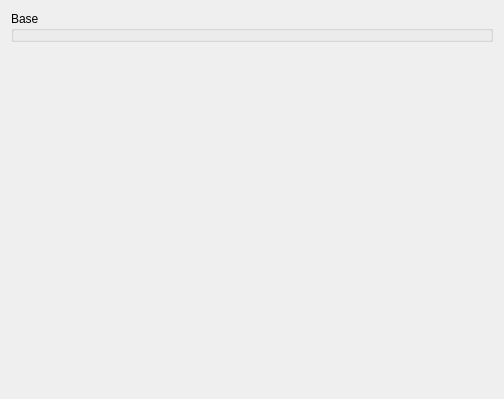
<?xml version="1.0" encoding="UTF-8"?>
<ui version="4.0">
 <class>noraSSDRWidget</class>
 <widget class="QDialog" name="noraSSDRWidget">
  <property name="geometry">
   <rect>
    <x>0</x>
    <y>0</y>
    <width>504</width>
    <height>399</height>
   </rect>
  </property>
  <property name="windowTitle">
   <string>Dialog</string>
  </property>
  <layout class="QVBoxLayout" name="verticalLayout">
   <item>
    <widget class="QGroupBox" name="groupBox">
     <property name="title">
      <string>Base</string>
     </property>
     <widget class="QWidget" name="verticalLayoutWidget">
      <property name="geometry">
       <rect>
        <x>10</x>
        <y>20</y>
        <width>461</width>
        <height>51</height>
       </rect>
      </property>
      <layout class="QVBoxLayout" name="targetsVerticalLayout"/>
     </widget>
    </widget>
   </item>
   <item>
    <spacer name="verticalSpacer">
     <property name="orientation">
      <enum>Qt::Vertical</enum>
     </property>
     <property name="sizeHint" stdset="0">
      <size>
       <width>20</width>
       <height>360</height>
      </size>
     </property>
    </spacer>
   </item>
  </layout>
 </widget>
 <resources/>
 <connections/>
</ui>
